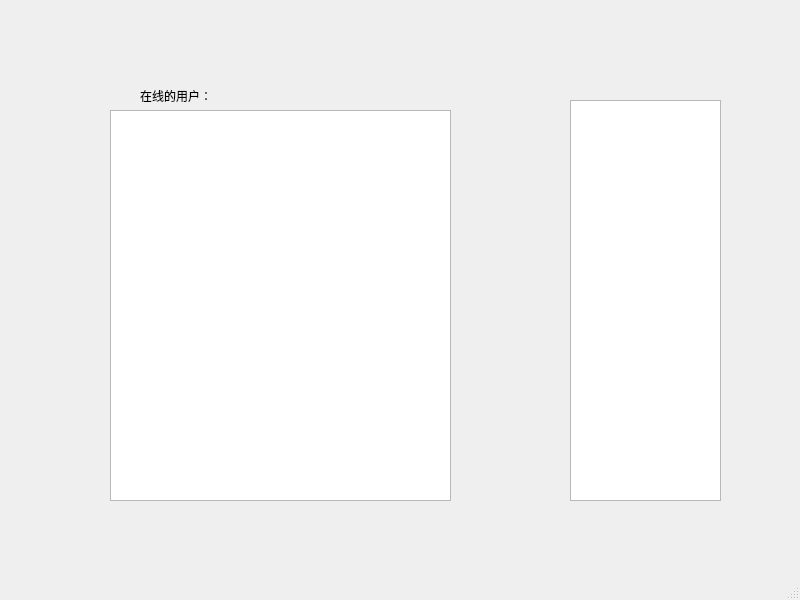
<?xml version="1.0" encoding="UTF-8"?>
<ui version="4.0">
 <class>server</class>
 <widget class="QMainWindow" name="server">
  <property name="geometry">
   <rect>
    <x>0</x>
    <y>0</y>
    <width>800</width>
    <height>600</height>
   </rect>
  </property>
  <property name="windowTitle">
   <string>MainWindow</string>
  </property>
  <widget class="QWidget" name="centralwidget">
   <widget class="QLabel" name="label">
    <property name="geometry">
     <rect>
      <x>140</x>
      <y>80</y>
      <width>121</width>
      <height>31</height>
     </rect>
    </property>
    <property name="text">
     <string>在线的用户：</string>
    </property>
   </widget>
   <widget class="QListWidget" name="listWidget">
    <property name="geometry">
     <rect>
      <x>110</x>
      <y>110</y>
      <width>341</width>
      <height>391</height>
     </rect>
    </property>
   </widget>
   <widget class="QTextEdit" name="textEdit">
    <property name="geometry">
     <rect>
      <x>570</x>
      <y>100</y>
      <width>151</width>
      <height>401</height>
     </rect>
    </property>
   </widget>
  </widget>
  <widget class="QMenuBar" name="menubar">
   <property name="geometry">
    <rect>
     <x>0</x>
     <y>0</y>
     <width>800</width>
     <height>21</height>
    </rect>
   </property>
  </widget>
  <widget class="QStatusBar" name="statusbar"/>
 </widget>
 <resources/>
 <connections/>
</ui>
